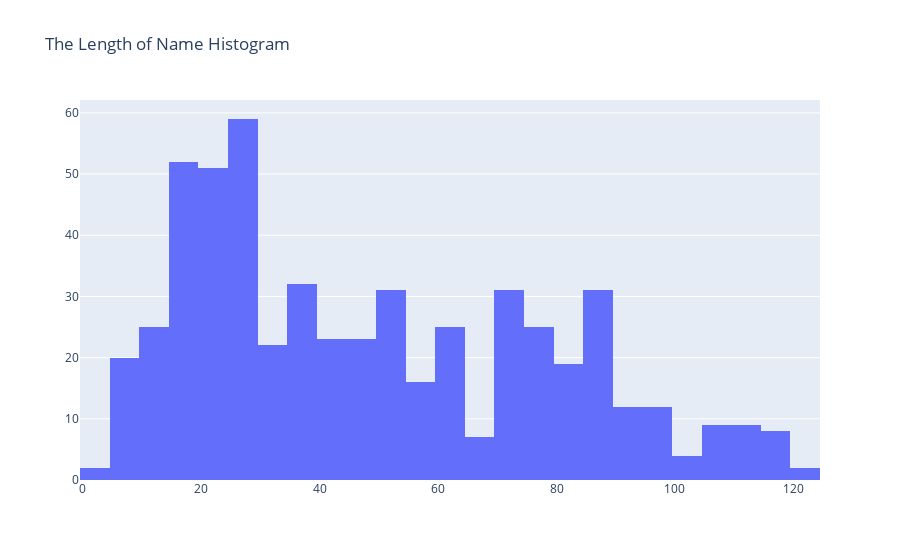

Notebook cell for this chart:
### Code cell
fig = go.Figure(data=[go.Histogram(x=name_len)])
fig.update_layout(title_text='The Length of Name Histogram')
fig.show()

### Figure 1 — Plotly figure (JSON) as saved in the notebook; plotly's stock layout.template omitted (floating-point values rounded to 4 significant figures; data arrays with more than 128 entries replaced by an {"elided": "..."} marker saying what was removed)
{"data": [{"type": "histogram", "x": {"elided": "550 int values"}}], "layout": {"autosize": true, "title": {"text": "The Length of Name Histogram"}, "xaxis": {"autorange": true, "range": [-0.5, 124.5], "type": "linear"}, "yaxis": {"autorange": true, "range": [0, 62.11]}}}
